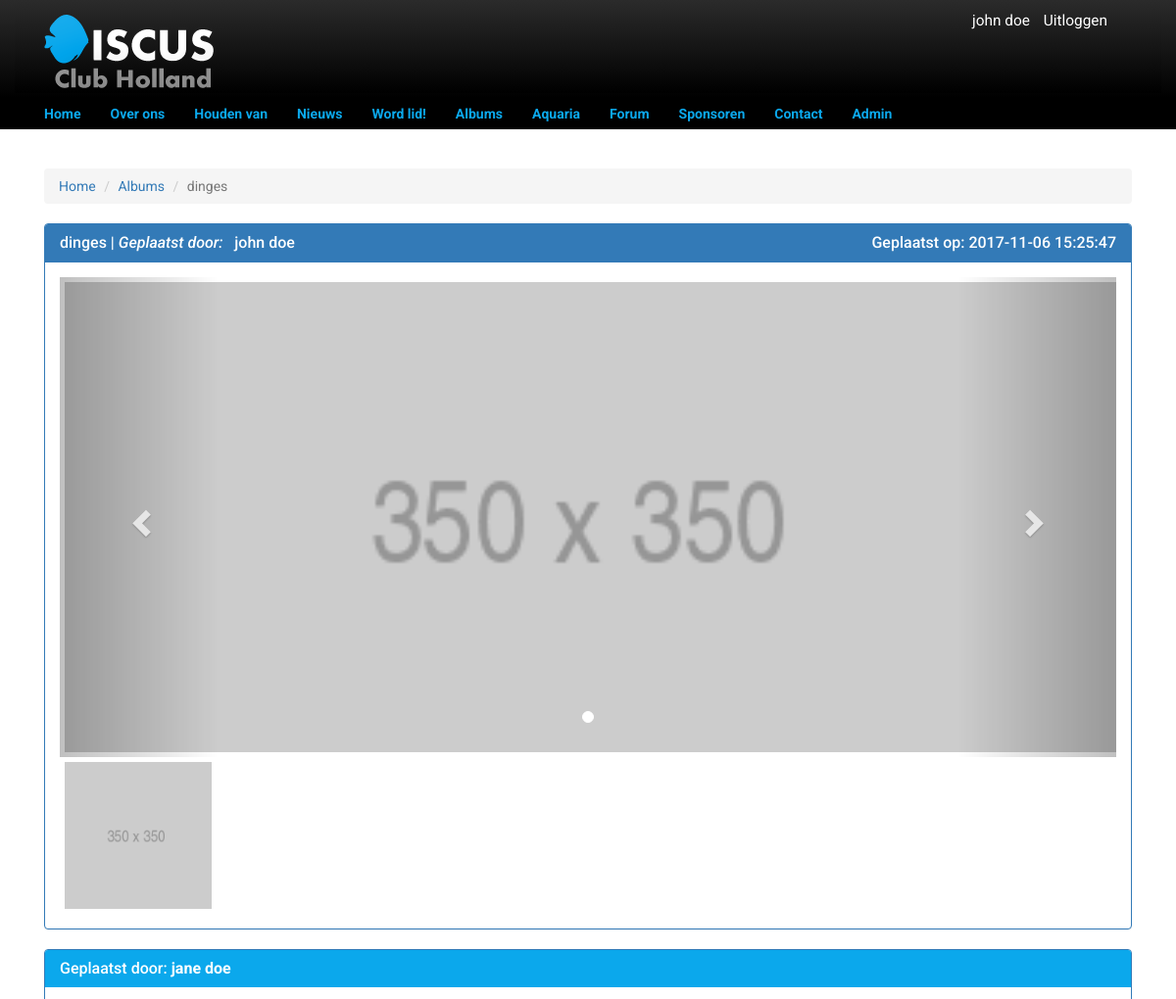
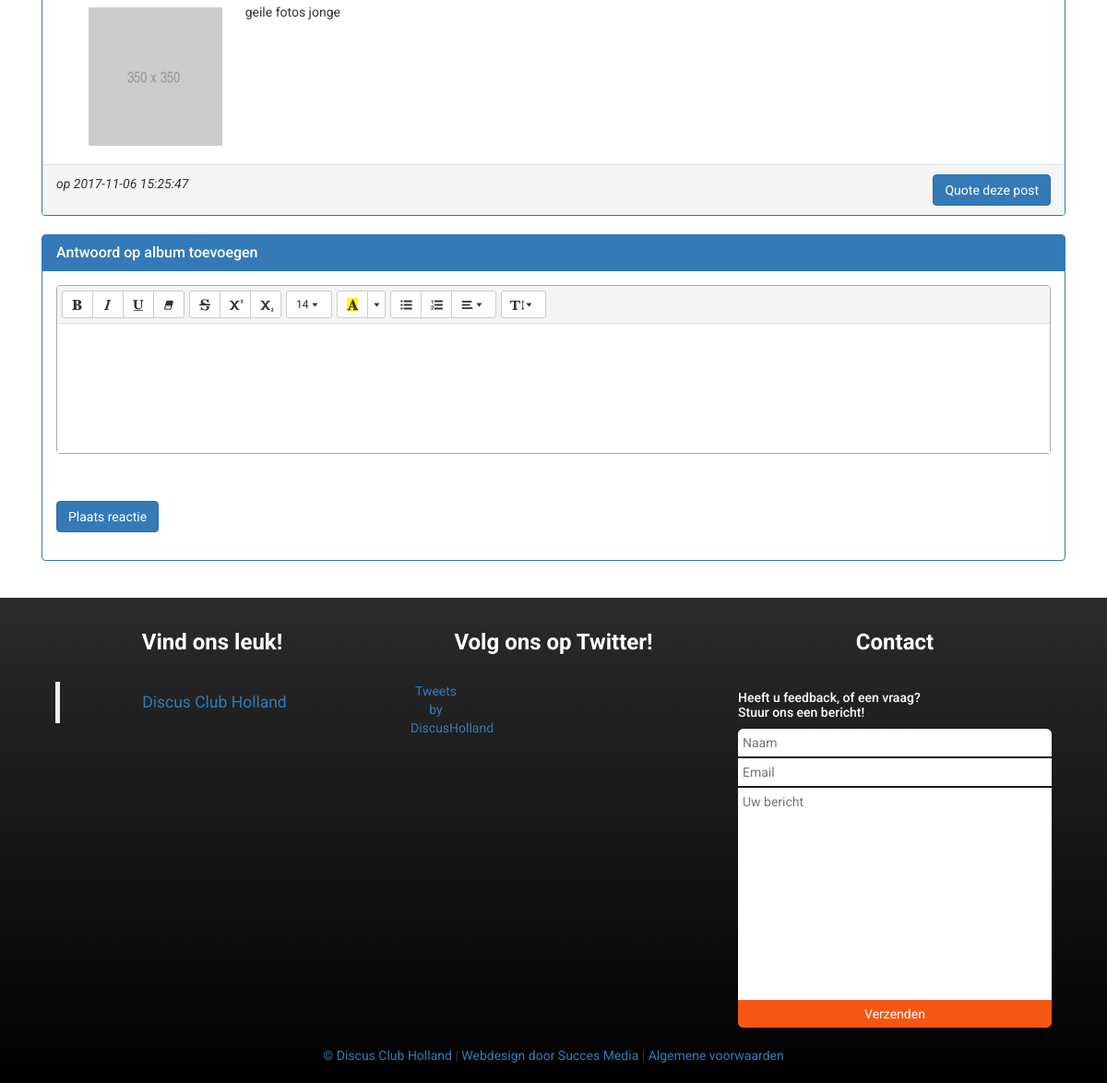
/album/post/1 (signed in), run on the app's committed database (2 pictures, top to bottom).
### tables this page shows
CREATE TABLE IF NOT EXISTS `image` (
  `id` INT NOT NULL AUTO_INCREMENT,
  `path` TEXT NOT NULL,
  `album_id` INT NULL,
  `aquarium_id` INT NULL,
  PRIMARY KEY (`id`),
  INDEX `fk_image_album1_idx` (`album_id` ASC),
  INDEX `fk_image_aquarium1_idx` (`aquarium_id` ASC),
  CONSTRAINT `fk_image_album1`
    FOREIGN KEY (`album_id`)
    REFERENCES `album` (`id`)
    ON DELETE NO ACTION
    ON UPDATE NO ACTION,
  CONSTRAINT `fk_image_aquarium1`
    FOREIGN KEY (`aquarium_id`)
    REFERENCES `aquarium` (`id`)
    ON DELETE NO ACTION
    ON UPDATE NO ACTION);

CREATE TABLE IF NOT EXISTS `album` (
  `id` INT NOT NULL AUTO_INCREMENT,
  `title` VARCHAR(100) NOT NULL,
  `created_at` TIMESTAMP NOT NULL DEFAULT CURRENT_TIMESTAMP,
  `user_id` INT NOT NULL,
  `deleted_at` TIMESTAMP NULL,
  PRIMARY KEY (`id`),
  INDEX `fk_album_user1_idx` (`user_id` ASC),
  CONSTRAINT `fk_album_user1`
    FOREIGN KEY (`user_id`)
    REFERENCES `user` (`id`)
    ON DELETE NO ACTION
    ON UPDATE NO ACTION);

CREATE TABLE IF NOT EXISTS `user` (
  `id` INT NOT NULL AUTO_INCREMENT,
  `email` VARCHAR(256) NOT NULL,
  `first_name` VARCHAR(256) NOT NULL,
  `last_name` VARCHAR(256) NOT NULL,
  `username` VARCHAR(100) NOT NULL,
  `password` VARCHAR(256) NOT NULL,
  `role_id` INT NOT NULL DEFAULT 2,
  `created_at` TIMESTAMP NULL DEFAULT NULL,
  `last_changed` TIMESTAMP NOT NULL DEFAULT CURRENT_TIMESTAMP ON UPDATE CURRENT_TIMESTAMP,
  `signature` TEXT NULL,
  `birthdate` DATE NULL,
  `city` VARCHAR(256) NULL,
  `profile_img` INT NOT NULL DEFAULT 1,
  `news` TINYINT(1) NOT NULL DEFAULT 0,
  `messenger_img` INT NOT NULL DEFAULT 17,
  `deleted_at` TIMESTAMP NULL,
  `address` VARCHAR(256) NULL,
  `postal_code` VARCHAR(6) NULL,
  `phone` VARCHAR(15) NULL,
  `iban` VARCHAR(20) NULL,
  `house_number` INT(5) NULL,
  PRIMARY KEY (`id`),
  INDEX `fk_user_role1_idx` (`role_id` ASC),
  UNIQUE INDEX `username_UNIQUE` (`username` ASC),
  INDEX `fk_user_image1_idx` (`profile_img` ASC),
  INDEX `fk_user_image2_idx` (`messenger_img` ASC),
  CONSTRAINT `fk_user_role1`
    FOREIGN KEY (`role_id`)
    REFERENCES `role` (`id`)
    ON DELETE NO ACTION
    ON UPDATE NO ACTION,
  CONSTRAINT `fk_user_image1`
    FOREIGN KEY (`profile_img`)
    REFERENCES `image` (`id`)
    ON DELETE NO ACTION
    ON UPDATE NO ACTION,
  CONSTRAINT `fk_user_image2`
    FOREIGN KEY (`messenger_img`)
    REFERENCES `image` (`id`)
    ON DELETE NO ACTION
    ON UPDATE NO ACTION);

CREATE TABLE IF NOT EXISTS `album_reply` (
  `id` INT NOT NULL AUTO_INCREMENT,
  `user_id` INT NOT NULL,
  `album_id` INT NOT NULL,
  `content` TEXT NOT NULL,
  `created_at` TIMESTAMP NULL DEFAULT NULL,
  `deleted_at` TIMESTAMP NULL,
  `last_changed` TIMESTAMP NOT NULL DEFAULT CURRENT_TIMESTAMP ON UPDATE CURRENT_TIMESTAMP,
  PRIMARY KEY (`id`),
  INDEX `fk_album_reply_user1_idx` (`user_id` ASC),
  INDEX `fk_album_reply_album1_idx` (`album_id` ASC),
  CONSTRAINT `fk_album_reply_user1`
    FOREIGN KEY (`user_id`)
    REFERENCES `user` (`id`)
    ON DELETE NO ACTION
    ON UPDATE NO ACTION,
  CONSTRAINT `fk_album_reply_album1`
    FOREIGN KEY (`album_id`)
    REFERENCES `album` (`id`)
    ON DELETE NO ACTION
    ON UPDATE NO ACTION);

### includes/tools/security.php (called while the page is built, shortened)
<?php
$logged_in = !empty($_SESSION["user"]);

### pages/album/view.php (the view, shortened to what this page needs)
<?php
require_once("../../includes/tools/security.php"); ?>
<!DOCTYPE html>
<html lang="en">
<head>
    <link rel="stylesheet" type="text/css" href="//cdn.jsdelivr.net/gh/kenwheeler/slick@1.8.1/slick/slick-theme.css"/>
    <link rel="stylesheet" href="/css/style.css">
    <link rel="stylesheet" href="/css/nieuws.css">
    <link rel="stylesheet" href="/css/view.css">
    <link rel="stylesheet" href="/css/summernote.css">
    <link rel="stylesheet" href="https://maxcdn.bootstrapcdn.com/bootstrap/3.3.7/css/bootstrap.min.css">
</head>
<body>
    <?php require_once("../../includes/components/nav.php"); ?>
    <br><br>
    <?php
      $id = $_GET['id'];
      $haal_albums = "SELECT * , a.created_at AS album_created_at FROM image as i JOIN album as a ON a.id = i.album_id JOIN user as u ON u.id = a.user_id WHERE album_id = ?";
      $albumResult = $dbc->prepare($haal_albums);
      $albumResult->bindParam(1, $id);
      $albumResult->execute();
      $album = $albumResult->fetchAll(PDO::FETCH_ASSOC);
      $user_id = $_SESSION['user']->id;
      ?>
    <div class="container main">
        <?php if(!$album) :?>
        <div class="message error">Deze pagina bestaat niet, <a href="/album/"> ga terug</a></div>
        <?php else : ?>
        <div class="row">
            <div class="col-md-12 col-sm-12 col-xs-12">
                <div class="">
                    <ol class="breadcrumb">
                        <li><a href="/">Home</a></li>
                        <li><a href="/album/">Albums</a></li>
                        <li class="active"><?php echo $album[0]['title']; ?></li>
                    </ol>
                </div>
                <div class="panel panel-primary">
                    <div class="panel-heading">
                        <h3 class="panel-title"><?php echo $album[0]['title'] . ' | <i> Geplaatst door: </i> &nbsp; <a href="/user/'. $user_id .'">' . $album[0]['first_name'].' '.
                        $album[0]['last_name'] . '</a>  <span style="float: right;"> Geplaatst op: '.$album[0]['album_created_at'].'</span>'  ;?></h3>
                    </div>
                    <div class="panel-body">
                        <div class="container-fluid">
                            <div class="row sliderbox">
                                <div id="myCarousel" class="carousel slide" data-ride="carousel">
                                    <div class="carousel-inner">
                                        <?php foreach ($album as $key => $image) : ?>
                                            <div class="item<?php echo $key == 0 ? " active" : null ?>">
                                                <img class="sliderImg" src="/images<?php echo $image['path'] ?>"  alt="fishing">
                                            </div>
                                        <?php endforeach; ?>
                                    </div>
                                    <ol class="carousel-indicators">
                                    <?php foreach ($album as $key => $image) : ?>
                                        <li class="<?php echo $key == 0 ? "active" : null; ?> " data-target="#myCarousel" data-slide-to="<?php echo $key; ?>"></li>
                                    <?php endforeach; ?>
                                    </ol>
                                    <a class="left carousel-control" href="#myCarousel" data-slide="prev">
                                        <span class="glyphicon glyphicon-chevron-left"> </span>
                                    </a>
                                    <a class="right carousel-control" href="#myCarousel" data-slide="next">
                                        <span class="glyphicon glyphicon-chevron-right"> </span>
                                    </a>
                                </div>
                                <?php foreach ($album as $key => $image) : ?>
                                    <div class=" img" style="background-image:url('/images<?php echo $image['path'] ?>')"; data-target="#myCarousel" data-slide-to="<?php echo $key; ?>"></div>
                                <?php endforeach; ?>
                            </div>
                        </div>
                    </div>
                </div>
            </div>
            <?php endif; ?>
        <?php
            $sql2 = "SELECT *, album_reply.created_at AS reply_created_at, user.id AS user_id FROM album_reply JOIN user ON album_reply.user_id = user.id JOIN image ON user.profile_img = image.id WHERE album_reply.album_id = ? ORDER BY reply_created_at ASC";
            $result2 = $dbc->prepare($sql2);
            $result2->bindParam(1, $_GET['id']);
            $result2->execute();
            $rows = $result2->fetchAll(PDO::FETCH_ASSOC);
        ?>
             <?php foreach ($rows as $row) : ?>
                 <div class="col-xs-12">
                <div class="panel panel-primary">
                    <div class="panel-heading border-color-blue">
<h3 class="panel-title text-left"><?php echo "Geplaatst door: <b><a style='color: white;' href='/user/".$row['user_id']."'>". $row['first_name'].' '.$row['last_name'].'</a></b>';?></h3>
                    </div>
                    <div class="panel-body">
                        <div class="wrapper-box col-xs-12  ">
                            <div class="col-xs-2">
                                <img class="img" src="/images<?php echo $row['path']; ?>">
                            </div>
                            <div class="col-xs-10 ">
                                <p><?php echo html_entity_decode($row['content']); ?></p>
                            </div>
                        </div>
                    </div>
                    <div class="panel-footer">
                <i>op
                    <?php echo $row['reply_created_at']; ?>
                </i>
                <div class="pull-right">
                    <button class="btn btn-primary quote-btn" data-id="<?php echo $row2['id']; ?>">
                        Quote deze post
                    </button>
                </div>
                <div class="clearfix"></div>
                </div>
            </div>
            </div>
                    <?php endforeach; ?>
                <?php if ($logged_in && $album) : ?>
                    <div class="col-xs-12">
                        <div class="panel panel-primary">
                            <div class="panel-heading">
                                <h3 class="panel-title">Antwoord op album toevoegen</h3>
                            </div>
                            <div class="panel-body">
                                <form class="form-horizontal" action="/includes/tools/albumParse" method="post">
                                    <div class="form-group">
                                        <div class="col-md-12">
                                        </div>
                                    </div>
                                    <div class="form-group">
                                        <div class="col-md-12">
                                        </div>
                                    </div>
                                    <div class="form-group">
                                        <div class="col-md-12">
                                            <input type="submit" class="btn btn-primary" class="form-control" name="post_album_reply"
                                                   value="Plaats reactie">
                                        </div>
                                    </div>
                                </form>
                            </div>
                        </div>
                    </div>
                <?php endif; ?>
            </div>
            </div>
        <br>
        <footer>
            <?php require_once("../../includes/components/footer.php") ; ?>
        </footer>
</body>
</html>

### css/style.css (style rules this page uses)
* { font-family: 'Roboto', sans-serif; }
body { margin: 0; padding: 0; overflow-x: hidden; }
.main { min-height: 50vh; }
.carousel-inner > .item > a > img, .carousel-inner > .item > img, .img-responsive, .thumbnail a > img, .thumbnail > img { display: block; width: 100% !important; height: 60vh !important; object-fit: cover; }
.row { margin-right: 0px !important; margin-left: 0px !important; }
.sliderbox { margin-right: -15px !important; margin-left: -15px !important; }
img { max-width: 100%; height: auto; }
.border-color-blue { background-color: #0ba8ec !important; border-color: #0ba8ec !important; }
.img { position: relative; float: left; width: 150px; height: 150px; background-position: 50% 50%; background-repeat: no-repeat; background-size: cover; background-position: center; margin: 5px; }

### css/view.css (style rules this page uses)
.sliderImg { position: relative; float: left; width: 150px !important; height: 150px !important; background-position: 50% 50%; background-repeat: no-repeat; background-size: cover; background-position: center; margin: 5px; }

### data on the page
image: album.title "dinges", user.first_name "john", user.last_name "doe", album.created_at "2017-11-06 15:25:47", path (placeholder picture)
album_reply: user.first_name "jane", user.last_name "doe", image.path (placeholder picture), content "geile fotos jonge", created_at "2017-11-06 15:25:47"

### other printed values
$name "john doe"
